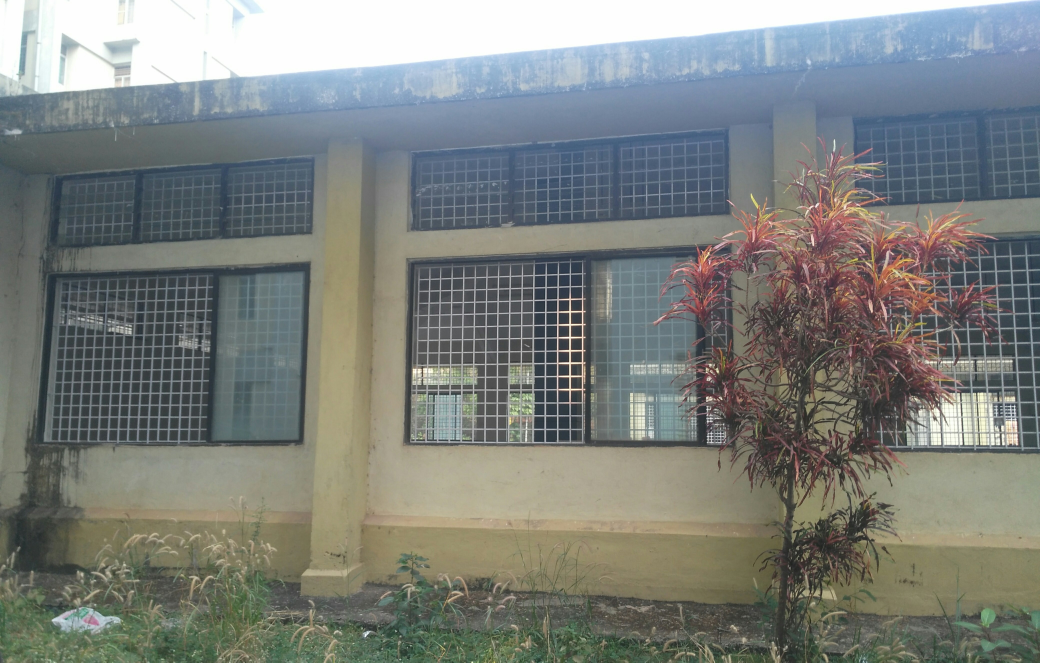
#> input picture 14CO227_Assignment_2/code/image_1.side.3.std.0.JPG, 4160 x 2650 px (shown at 1/4 size)
$ python final_output.py image_1.side.3.std.0.JPG   (Python 2 division)
#> lines starting #> are read from the running program, lines starting #| are printed output that depends on the picture
import cv2
import numpy as np
from matplotlib import pyplot as plt
from sys import argv

if len(argv) < 2:
    print "Usage: python %s <image>" % argv[0]
    exit()

# Entered path to the input image file
image_1 = argv[1]

img = cv2.imread(image_1)
#> img is the input picture: shape (2650, 4160, 3); mean B, G, R 124.3, 128.3, 124.3
rows,cols,ch = img.shape
#> rows = 2650; cols = 4160; ch = 3

pts1 = np.float32([[80.5,95],[791,131],[75,444],[791,369]])
pts2 = np.float32([[0,0],[700,0],[0,350],[700,350]])

M = cv2.getPerspectiveTransform(pts1,pts2)

dst = cv2.warpPerspective(img,M,(700,350))
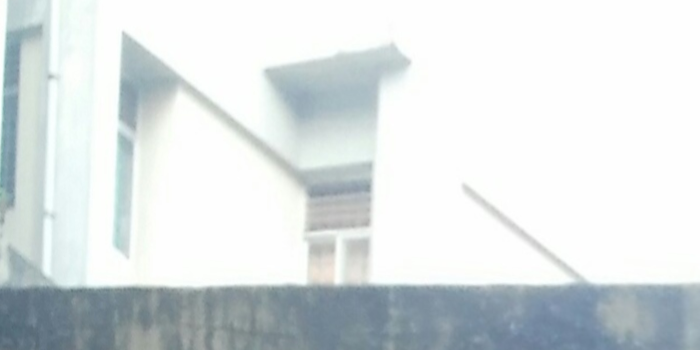
#> dst: shape (350, 700, 3); mean B, G, R 226.3, 225, 218.8

cv2.imwrite("output_image/stitched_rect_image.jpg", dst)
